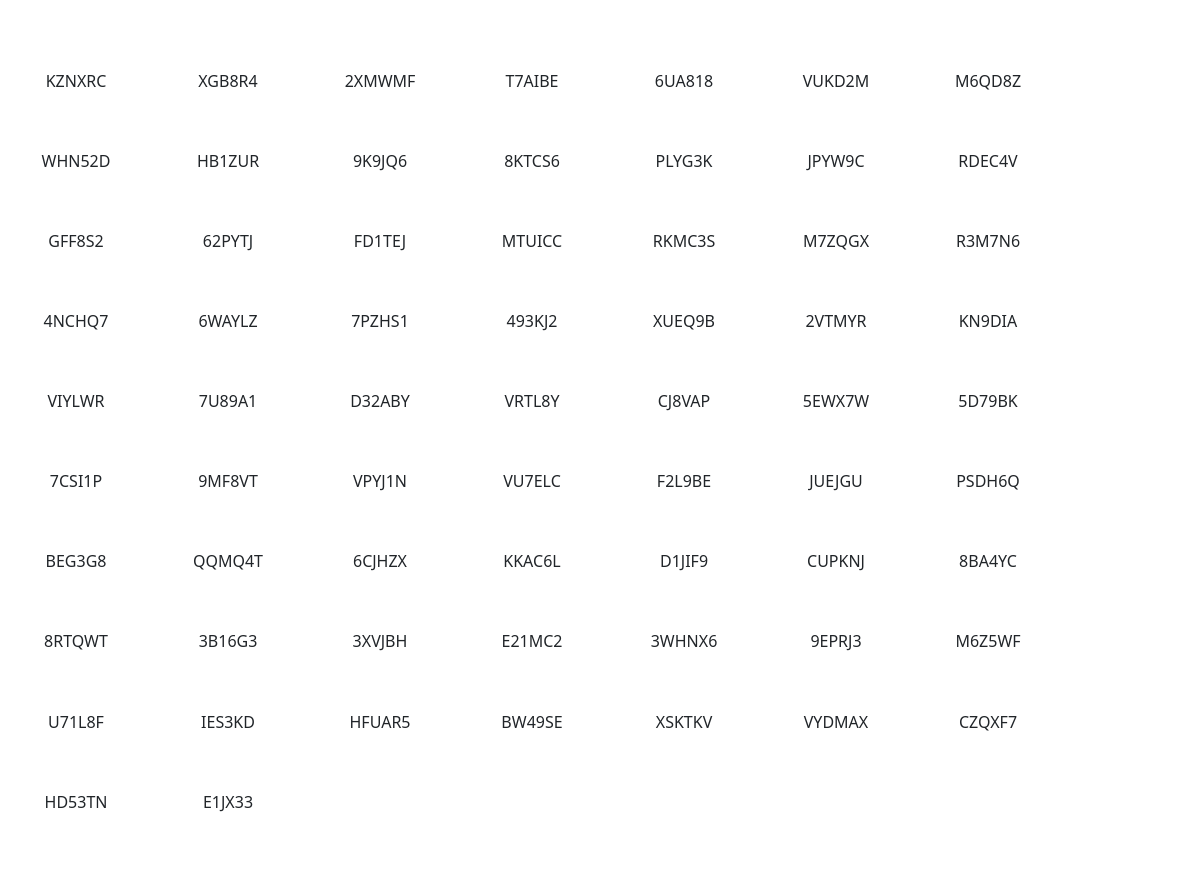
/stickers/ (signed in), run on an earlier commit of the app's database.
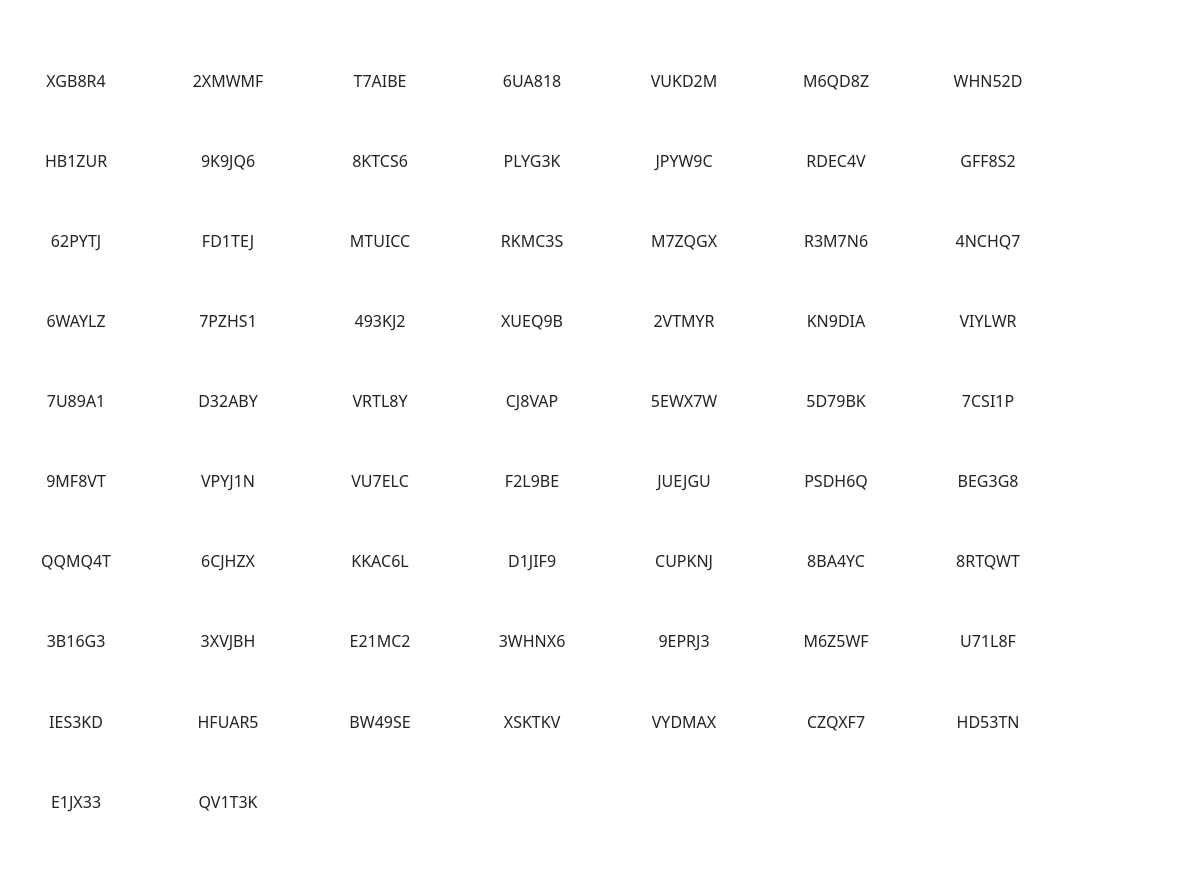
And on a later commit of the database.
### listings/models.py (models this page shows, shortened)
class UniqueReference(models.Model):
    repairstore = models.ForeignKey(RepairStore, on_delete=models.CASCADE)
    value = models.CharField(max_length=6, unique=True)
    is_used = models.BooleanField(default=False)

### listings/views.py (the view)
# urls.py: path('stickers/', stickers, name='stickers'),
@login_required
@require_http_methods(['GET'])
def stickers(request):
    try:
        repairstore = RepairStore.objects.get(user=request.user)
        stickers = UniqueReference.objects.filter(repairstore=repairstore, is_used=False)
        template = 'stickers.html'
        context = {
            'stickers': stickers,
        }
        return render(request, template, context)
    except RepairStore.DoesNotExist:
        return render(request, 'error_page.html', {'error_message': 'User has no associated RepairStore'})

### listings/templates/stickers.html (shortened to what this page needs)
{% load l10n %}
<!DOCTYPE html>
<html lang="en">
<head>
    <link href="https://cdn.jsdelivr.net/npm/bootstrap@5.2.3/dist/css/bootstrap.min.css" rel="stylesheet">
    <link rel="stylesheet" href="https://cdnjs.cloudflare.com/ajax/libs/paper-css/0.3.0/paper.css">
</head>
<body class="A4">
    <section class="sheet m-0" style="padding-top: 10.7mm; padding-bottom: 10.7mm;">
        <div class="container-fluid p-0 m-0">
            <div class="row p-0 m-0">
                <div class="col-12 p-0 m-0 mx-auto">
                    {% for sticker in stickers %}
                    <div class="card p-0 mx-1 border-0" style="float: left; width: 38.1mm; height: 21.2mm; padding: 3mm;">
                        <span class="text-center my-auto">{{ sticker.value }}</span>
                    </div>
                    {% endfor %}
                </div>
            </div>
        </div>
    </section>
</body>
</html>

What changed in the data, as far as the page shows it:
no longer on this page (row edited): UniqueReference: value "KZNXRC"
added UniqueReference: value "QV1T3K"
